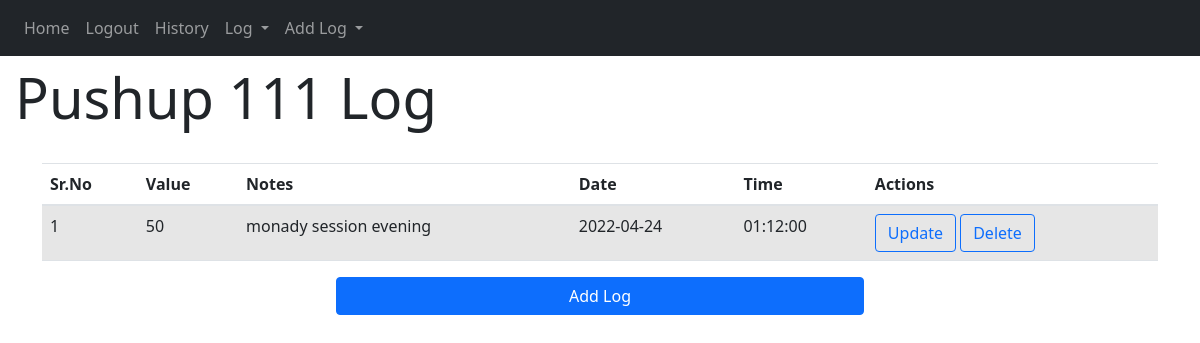
The page /log/1 (signed in) on the database its author committed.
### Project/website/models.py (models this page shows)
class Tracker(db.Model):
    id = db.Column(db.Integer, primary_key=True)
    name = db.Column(db.String(100))
    description = db.Column(db.String(200))
    tracker_type = db.Column(db.String(200))
    settings = db.Column(db.String(100))
    date = db.Column(db.String(100))
    time = db.Column(db.String(100))
    timeStamp_tracker = db.Column(db.DateTime,default=datetime.utcnow())
    user_id = db.Column(db.Integer, db.ForeignKey('user.id'))
    log = db.relationship('Log')

class Log(db.Model):
    id = db.Column(db.Integer, primary_key=True)
    value = db.Column(db.String(150))
    notes = db.Column(db.String(150))
    date = db.Column(db.String(100))
    time = db.Column(db.String(100))
    timeStamp_log = db.Column(db.DateTime, default=datetime.utcnow())
    user_id = db.Column(db.Integer, db.ForeignKey('user.id'))
    tracker_id = db.Column(db.Integer, db.ForeignKey('tracker.id'))

### Project/website/views.py (the view)
@views.route('/log/<int:id>',methods=['GET', 'POST'])
@login_required
def log(id):
    return render_template("log.html",id=id,user=current_user)

### Project/website/__init__.py (called while the page is built)
def create_app():
    app = Flask(__name__)
    app.config['SECRET_KEY'] = 'qmzpocnfhtuem '
    app.config["SQLALCHEMY_DATABASE_URI"] = f'sqlite:///{DB_NAME}'
    db.init_app(app)
    from .views import views
    from .auth import auth
    app.register_blueprint(views,url_prefix='/')
    app.register_blueprint(auth,url_perfix="/")
    from .models import User
    create_database(app)
    login_manager = LoginManager()
    login_manager.login_view = 'auth.login'
    login_manager.init_app(app)
    @login_manager.user_loader
    def load_user(id):
        return User.query.get(int(id))
    return app

### Project/website/templates/log.html (shortened to what this page needs)
{% extends "base.html" %}
{% block content %}
{% for tracker in user.tracker %}
{% if tracker.id == id %}
<h1 class="display-4" style="margin-top: 8px; margin-left: -27px;" xmlns="http://www.w3.org/1999/html">{{tracker.name}} Log </h1>
<br>
{% endif %}
{% endfor %}
{% for tracker in user.tracker %}
{% if tracker.id == id %}
{% if tracker.log|length == 0 %}
<div class="alert alert-primary" role="alert">
No Log found. Add log by clicking below
</div>
{% else %}
{% for tracker in user.tracker %}
{% if tracker.id == id %}
<table class="table table-striped">
  <thead>
    <tr>
      <th scope="col">Sr.No</th>
      <th scope="col">Value</th>
      <th scope="col">Notes</th>
      <th scope="col">Date</th>
      <th scope="col">Time</th>
      <th scope="col">Actions</th>
    </tr>
  </thead>
<tbody>
{% for log in tracker.log %}
<tr>
      <td>{{loop.index}}</td>
      <td>{{log.value}}</td>
      <td>{{log.notes}}</td>
      <td>{{log.date}}</td>
      <td>{{log.time}}</td>
      <td><a href="{{url_for('views.update_log',id = log.id)}}" type="button" class="btn btn-outline-primary">Update</button></a>
      <a href="{{url_for('views.log_delete',id = log.id , tracker_id = id)}}" type="button" class="btn btn-outline-primary">Delete</button></a>
      </td>
    </tr>
{% endfor %}
</tbody>
</table>
{% endif %}
{% endfor %}
{% endif %}
{% endif %}
{% endfor %}
<div class="d-grid gap-2 col-6 mx-auto">
 <a href="{{url_for('views.add_log',id = id)}}" class="btn btn-primary" type="button">Add Log</button></a>
</div>
{% endblock %}

### rows shown on the page
Tracker: name "Pushup 111"
Log: value "50", notes "monady session evening", date "2022-04-24", time "01:12:00"
